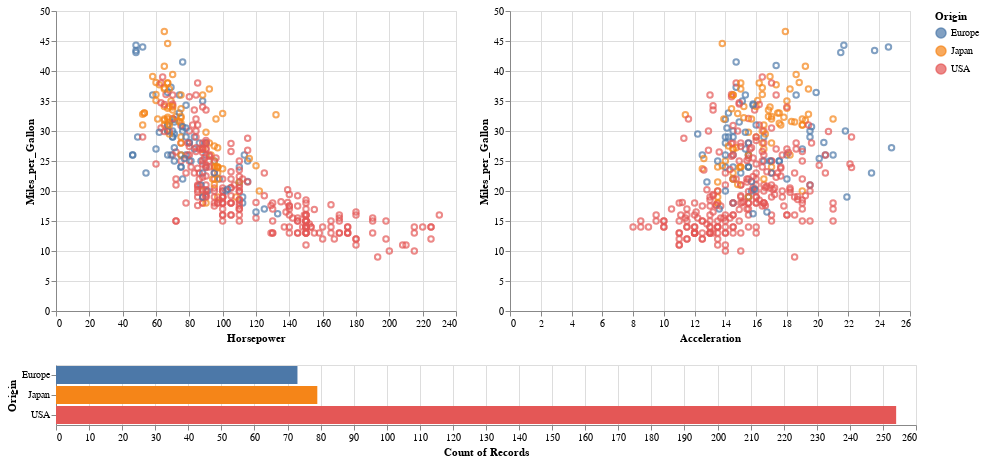

The notebook cell this image was saved under:
### Markdown cell above
This graph set unifies 3 graphs, making a selection in one will highlight data across all three graphs. This is SO COOL!

### Code cell
cars = data.cars()
selection = alt.selection_interval()
chart = alt.Chart(cars).mark_point().encode(
    x='Horsepower:Q',
    y='Miles_per_Gallon:Q',
    color=alt.condition(
        selection, 
        'Origin:N', 
        alt.value('gray'),
    ),
    tooltip=list(cars.columns)
).add_selection(selection)

hist = alt.Chart(cars).mark_bar().encode(
    x='count()',
    y='Origin',
    color='Origin',
).transform_filter(selection).properties(width=860)

((chart | chart.encode(x='Acceleration:Q')) & hist)

### Figure 1 — Vega-Lite specification as saved in the notebook (floating-point values rounded to 4 significant figures; data arrays with more than 128 entries replaced by an {"elided": "..."} marker saying what was removed)
{"config": {"view": {"continuousWidth": 400, "continuousHeight": 300}}, "vconcat": [{"hconcat": [{"mark": "point", "encoding": {"color": {"condition": {"type": "nominal", "field": "Origin", "selection": "selector001"}, "value": "gray"}, "tooltip": [{"type": "nominal", "field": "Name"}, {"type": "quantitative", "field": "Miles_per_Gallon"}, {"type": "quantitative", "field": "Cylinders"}, {"type": "quantitative", "field": "Displacement"}, {"type": "quantitative", "field": "Horsepower"}, {"type": "quantitative", "field": "Weight_in_lbs"}, {"type": "quantitative", "field": "Acceleration"}, {"type": "temporal", "field": "Year"}, {"type": "nominal", "field": "Origin"}], "x": {"type": "quantitative", "field": "Horsepower"}, "y": {"type": "quantitative", "field": "Miles_per_Gallon"}}, "selection": {"selector001": {"type": "interval"}}}, {"mark": "point", "encoding": {"color": {"condition": {"type": "nominal", "field": "Origin", "selection": "selector001"}, "value": "gray"}, "tooltip": [{"type": "nominal", "field": "Name"}, {"type": "quantitative", "field": "Miles_per_Gallon"}, {"type": "quantitative", "field": "Cylinders"}, {"type": "quantitative", "field": "Displacement"}, {"type": "quantitative", "field": "Horsepower"}, {"type": "quantitative", "field": "Weight_in_lbs"}, {"type": "quantitative", "field": "Acceleration"}, {"type": "temporal", "field": "Year"}, {"type": "nominal", "field": "Origin"}], "x": {"type": "quantitative", "field": "Acceleration"}, "y": {"type": "quantitative", "field": "Miles_per_Gallon"}}, "selection": {"selector001": {"type": "interval"}}}]}, {"mark": "bar", "encoding": {"color": {"type": "nominal", "field": "Origin"}, "x": {"type": "quantitative", "aggregate": "count"}, "y": {"type": "nominal", "field": "Origin"}}, "transform": [{"filter": {"selection": "selector001"}}], "width": 860}], "data": {"name": "data-f02450ab61490a1363517a0190416235"}, "$schema": "https://vega.github.io/schema/vega-lite/v4.0.0.json", "datasets": {"data-f02450ab61490a1363517a0190416235": {"elided": "406 records"}}}
